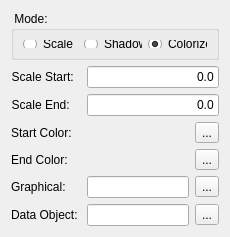
<?xml version="1.0" encoding="UTF-8"?>
<ui version="4.0">
<comment> Copyright (C) 2019 - 2020 by Pedro Mendes, Rector and Visitors of the </comment>
<comment> University of Virginia, University of Heidelberg, and University </comment>
<comment> of Connecticut School of Medicine. </comment>
<comment> All rights reserved. </comment>

<comment> Copyright (C) 2017 - 2018 by Pedro Mendes, Virginia Tech Intellectual </comment>
<comment> Properties, Inc., University of Heidelberg, and University of </comment>
<comment> of Connecticut School of Medicine. </comment>
<comment> All rights reserved. </comment>

<comment> Copyright (C) 2013 - 2016 by Pedro Mendes, Virginia Tech Intellectual </comment>
<comment> Properties, Inc., University of Heidelberg, and The University </comment>
<comment> of Manchester. </comment>
<comment> All rights reserved. </comment>

 <comment> All rights reserved. </comment>
 <class>CQEffectDescriptionEdit</class>
 <widget class="QWidget" name="CQEffectDescriptionEdit">
  <property name="geometry">
   <rect>
    <x>0</x>
    <y>0</y>
    <width>230</width>
    <height>237</height>
   </rect>
  </property>
  <property name="minimumSize">
   <size>
    <width>230</width>
    <height>220</height>
   </size>
  </property>
  <property name="windowTitle">
   <string>Effect Description Edit</string>
  </property>
  <layout class="QFormLayout" name="formLayout">
   <item row="0" column="0" colspan="2">
    <widget class="QGroupBox" name="grpMode">
     <property name="title">
      <string> Mode: </string>
     </property>
     <layout class="QHBoxLayout" name="horizontalLayout">
      <item>
       <widget class="QRadioButton" name="radScale">
        <property name="text">
         <string>Scale</string>
        </property>
       </widget>
      </item>
      <item>
       <widget class="QRadioButton" name="radShadow">
        <property name="text">
         <string>Shadow</string>
        </property>
       </widget>
      </item>
      <item>
       <widget class="QRadioButton" name="radColorize">
        <property name="text">
         <string>Colorize</string>
        </property>
        <property name="checked">
         <bool>true</bool>
        </property>
       </widget>
      </item>
      <item>
       <spacer name="horizontalSpacer">
        <property name="orientation">
         <enum>Qt::Horizontal</enum>
        </property>
        <property name="sizeHint" stdset="0">
         <size>
          <width>63</width>
          <height>20</height>
         </size>
        </property>
       </spacer>
      </item>
     </layout>
    </widget>
   </item>
   <item row="1" column="0">
    <widget class="QLabel" name="label">
     <property name="text">
      <string>Scale Start: </string>
     </property>
     <property name="alignment">
      <set>Qt::AlignRight|Qt::AlignTrailing|Qt::AlignVCenter</set>
     </property>
     <property name="buddy">
      <cstring>txtScaleStart</cstring>
     </property>
    </widget>
   </item>
   <item row="1" column="1">
    <widget class="QLineEdit" name="txtScaleStart">
     <property name="text">
      <string>0.0</string>
     </property>
     <property name="alignment">
      <set>Qt::AlignRight|Qt::AlignTrailing|Qt::AlignVCenter</set>
     </property>
    </widget>
   </item>
   <item row="2" column="0">
    <widget class="QLabel" name="label_2">
     <property name="text">
      <string>Scale End: </string>
     </property>
     <property name="alignment">
      <set>Qt::AlignRight|Qt::AlignTrailing|Qt::AlignVCenter</set>
     </property>
     <property name="buddy">
      <cstring>txtScaleEnd</cstring>
     </property>
    </widget>
   </item>
   <item row="2" column="1">
    <widget class="QLineEdit" name="txtScaleEnd">
     <property name="text">
      <string>0.0</string>
     </property>
     <property name="alignment">
      <set>Qt::AlignRight|Qt::AlignTrailing|Qt::AlignVCenter</set>
     </property>
    </widget>
   </item>
   <item row="3" column="0">
    <widget class="QLabel" name="label_3">
     <property name="text">
      <string>Start Color: </string>
     </property>
     <property name="alignment">
      <set>Qt::AlignRight|Qt::AlignTrailing|Qt::AlignVCenter</set>
     </property>
    </widget>
   </item>
   <item row="3" column="1">
    <layout class="QHBoxLayout" name="horizontalLayout_3">
     <item>
      <widget class="QLabel" name="txtColorStart">
       <property name="minimumSize">
        <size>
         <width>110</width>
         <height>19</height>
        </size>
       </property>
       <property name="text">
        <string/>
       </property>
      </widget>
     </item>
     <item>
      <widget class="QToolButton" name="cmdSelectColorStart">
       <property name="text">
        <string>...</string>
       </property>
      </widget>
     </item>
    </layout>
   </item>
   <item row="4" column="0">
    <widget class="QLabel" name="label_4">
     <property name="text">
      <string>End Color: </string>
     </property>
     <property name="alignment">
      <set>Qt::AlignRight|Qt::AlignTrailing|Qt::AlignVCenter</set>
     </property>
    </widget>
   </item>
   <item row="4" column="1">
    <layout class="QHBoxLayout" name="horizontalLayout_4">
     <item>
      <widget class="QLabel" name="txtColorEnd">
       <property name="minimumSize">
        <size>
         <width>110</width>
         <height>19</height>
        </size>
       </property>
       <property name="text">
        <string/>
       </property>
      </widget>
     </item>
     <item>
      <widget class="QToolButton" name="cmdSelectColorEnd">
       <property name="text">
        <string>...</string>
       </property>
      </widget>
     </item>
    </layout>
   </item>
   <item row="5" column="0">
    <widget class="QLabel" name="label_5">
     <property name="text">
      <string>Graphical: </string>
     </property>
     <property name="buddy">
      <cstring>txtObjectName</cstring>
     </property>
    </widget>
   </item>
   <item row="5" column="1">
    <layout class="QHBoxLayout" name="horizontalLayout_2">
     <item>
      <widget class="QLineEdit" name="txtObjectName">
       <property name="toolTip">
        <string>The model element onto which to map the data</string>
       </property>
       <property name="readOnly">
        <bool>true</bool>
       </property>
      </widget>
     </item>
     <item>
      <widget class="QToolButton" name="cmdSelectObject">
       <property name="text">
        <string>...</string>
       </property>
      </widget>
     </item>
    </layout>
   </item>
   <item row="6" column="0">
    <widget class="QLabel" name="label1">
     <property name="text">
      <string>Data Object: </string>
     </property>
     <property name="buddy">
      <cstring>txtDataObject</cstring>
     </property>
    </widget>
   </item>
   <item row="6" column="1">
    <layout class="QHBoxLayout">
     <item>
      <widget class="QLineEdit" name="txtDataObject">
       <property name="toolTip">
        <string>The data to be mapped</string>
       </property>
       <property name="readOnly">
        <bool>true</bool>
       </property>
      </widget>
     </item>
     <item>
      <widget class="QToolButton" name="cmdSelectDataObject">
       <property name="text">
        <string>...</string>
       </property>
      </widget>
     </item>
    </layout>
   </item>
  </layout>
 </widget>
 <tabstops>
  <tabstop>radScale</tabstop>
  <tabstop>radShadow</tabstop>
  <tabstop>radColorize</tabstop>
  <tabstop>txtScaleStart</tabstop>
  <tabstop>txtScaleEnd</tabstop>
  <tabstop>cmdSelectColorStart</tabstop>
  <tabstop>cmdSelectColorEnd</tabstop>
  <tabstop>txtObjectName</tabstop>
  <tabstop>cmdSelectObject</tabstop>
  <tabstop>txtDataObject</tabstop>
  <tabstop>cmdSelectDataObject</tabstop>
 </tabstops>
 <resources/>
 <connections>
  <connection>
   <sender>cmdSelectColorStart</sender>
   <signal>clicked()</signal>
   <receiver>CQEffectDescriptionEdit</receiver>
   <slot>slotSelectColorStart()</slot>
   <hints>
    <hint type="sourcelabel">
     <x>242</x>
     <y>130</y>
    </hint>
    <hint type="destinationlabel">
     <x>153</x>
     <y>-15</y>
    </hint>
   </hints>
  </connection>
  <connection>
   <sender>cmdSelectColorEnd</sender>
   <signal>clicked()</signal>
   <receiver>CQEffectDescriptionEdit</receiver>
   <slot>slotSelectColorEnd()</slot>
   <hints>
    <hint type="sourcelabel">
     <x>254</x>
     <y>167</y>
    </hint>
    <hint type="destinationlabel">
     <x>269</x>
     <y>154</y>
    </hint>
   </hints>
  </connection>
  <connection>
   <sender>cmdSelectObject</sender>
   <signal>clicked()</signal>
   <receiver>CQEffectDescriptionEdit</receiver>
   <slot>slotSelectObject()</slot>
   <hints>
    <hint type="sourcelabel">
     <x>242</x>
     <y>187</y>
    </hint>
    <hint type="destinationlabel">
     <x>249</x>
     <y>212</y>
    </hint>
   </hints>
  </connection>
  <connection>
   <sender>cmdSelectDataObject</sender>
   <signal>clicked()</signal>
   <receiver>CQEffectDescriptionEdit</receiver>
   <slot>slotSelectDataObject()</slot>
   <hints>
    <hint type="sourcelabel">
     <x>242</x>
     <y>187</y>
    </hint>
    <hint type="destinationlabel">
     <x>249</x>
     <y>212</y>
    </hint>
   </hints>
  </connection>
  <connection>
   <sender>txtScaleStart</sender>
   <signal>textChanged(QString)</signal>
   <receiver>CQEffectDescriptionEdit</receiver>
   <slot>slotScaleStartChanged(QString)</slot>
   <hints>
    <hint type="sourcelabel">
     <x>153</x>
     <y>82</y>
    </hint>
    <hint type="destinationlabel">
     <x>133</x>
     <y>213</y>
    </hint>
   </hints>
  </connection>
  <connection>
   <sender>txtScaleEnd</sender>
   <signal>textChanged(QString)</signal>
   <receiver>CQEffectDescriptionEdit</receiver>
   <slot>slotScaleEndChanged(QString)</slot>
   <hints>
    <hint type="sourcelabel">
     <x>171</x>
     <y>109</y>
    </hint>
    <hint type="destinationlabel">
     <x>177</x>
     <y>216</y>
    </hint>
   </hints>
  </connection>
  <connection>
   <sender>radColorize</sender>
   <signal>clicked()</signal>
   <receiver>CQEffectDescriptionEdit</receiver>
   <slot>slotModeChanged()</slot>
   <hints>
    <hint type="sourcelabel">
     <x>187</x>
     <y>39</y>
    </hint>
    <hint type="destinationlabel">
     <x>208</x>
     <y>6</y>
    </hint>
   </hints>
  </connection>
  <connection>
   <sender>radShadow</sender>
   <signal>clicked()</signal>
   <receiver>CQEffectDescriptionEdit</receiver>
   <slot>slotModeChanged()</slot>
   <hints>
    <hint type="sourcelabel">
     <x>91</x>
     <y>43</y>
    </hint>
    <hint type="destinationlabel">
     <x>98</x>
     <y>4</y>
    </hint>
   </hints>
  </connection>
  <connection>
   <sender>radScale</sender>
   <signal>clicked()</signal>
   <receiver>CQEffectDescriptionEdit</receiver>
   <slot>slotModeChanged()</slot>
   <hints>
    <hint type="sourcelabel">
     <x>27</x>
     <y>38</y>
    </hint>
    <hint type="destinationlabel">
     <x>34</x>
     <y>1</y>
    </hint>
   </hints>
  </connection>
 </connections>
 <slots>
  <slot>slotScaleStartChanged(QString)</slot>
  <slot>slotScaleEndChanged(QString)</slot>
  <slot>slotSelectColorStart()</slot>
  <slot>slotSelectColorEnd()</slot>
  <slot>slotSelectObject()</slot>
  <slot>slotSelectDataObject()</slot>
  <slot>slotModeChanged()</slot>
 </slots>
</ui>
